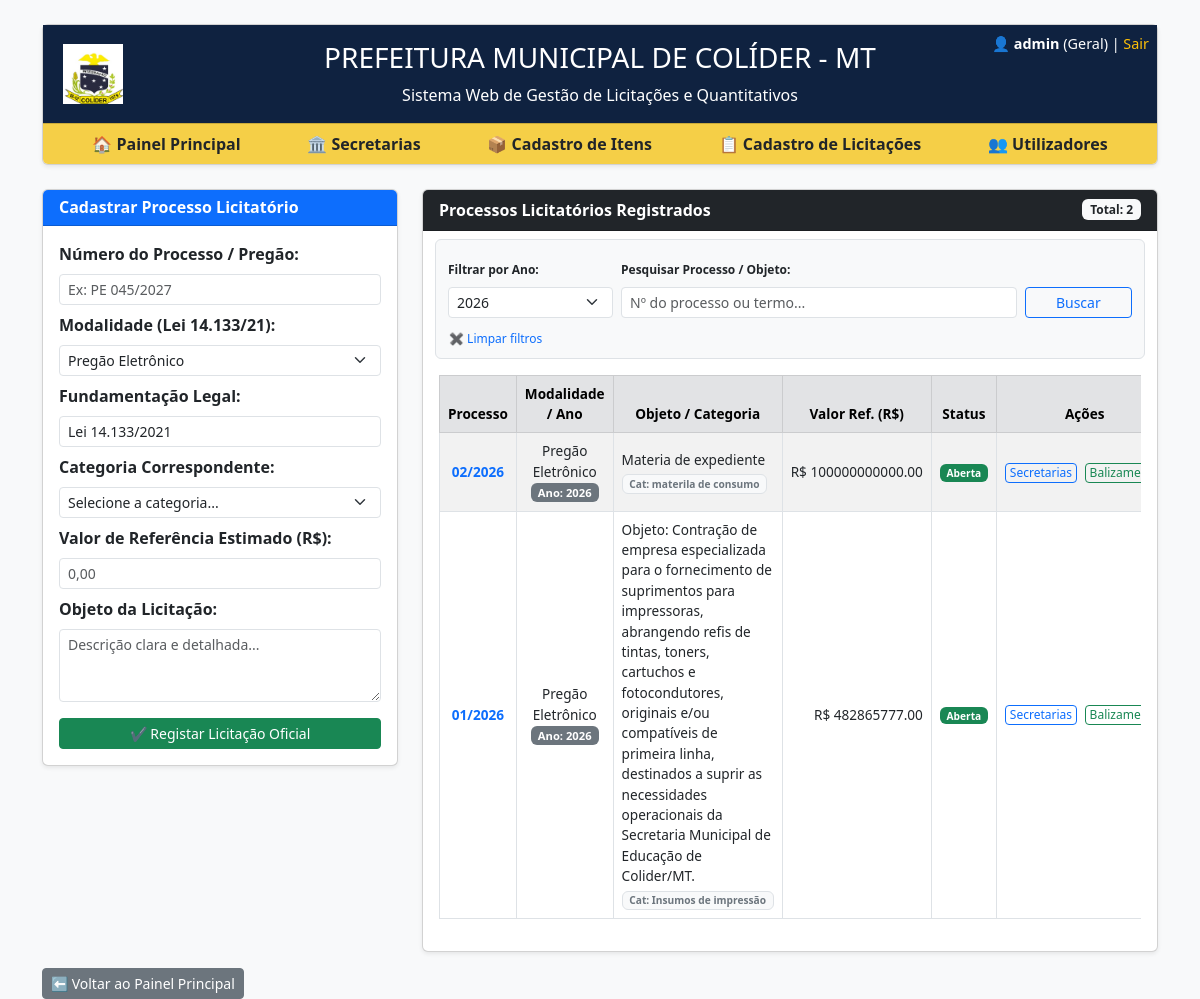
Screenshot of /licitacoes (signed in) with the database file from the repository.
### tables this page shows
CREATE TABLE licitacoes (
                id INTEGER PRIMARY KEY AUTOINCREMENT,
                numero TEXT NOT NULL,
                modalidade TEXT NOT NULL,
                lei TEXT NOT NULL,
                objeto TEXT NOT NULL,
                valor_referencia REAL,
                categoria TEXT NOT NULL,
                status TEXT DEFAULT 'Aberta'
            , data_cadastro TEXT);

### app.py (the view, shortened to what this page needs)
@app.route('/licitacoes', methods=['GET', 'POST'])
def gerenciar_licitacoes():
    if 'user_id' not in session or session['perfil'] != 'admin':
        return redirect(url_for('painel'))
    conn = get_db()
    ano_atual = datetime.now().strftime('%Y')
    ano_filtro = request.args.get('ano', ano_atual)
    termo_busca = request.args.get('busca', '')
    query = 'SELECT * FROM licitacoes WHERE 1=1'
    params = []
    if ano_filtro:
        query += " AND (strftime('%Y', data_cadastro) = ? OR data_cadastro LIKE ?)"
        params.extend([ano_filtro, f"{ano_filtro}%"])
    if termo_busca:
        query += " AND (numero LIKE ? OR objeto LIKE ? OR modalidade LIKE ?)"
        params.extend([f"%{termo_busca}%", f"%{termo_busca}%", f"%{termo_busca}%"])
    query += ' ORDER BY id DESC'
    licitacoes = conn.execute(query, params).fetchall()
    try:
        anos_disponiveis = [r['ano'] for r in conn.execute("SELECT DISTINCT strftime('%Y', data_cadastro) as ano FROM licitacoes WHERE ano IS NOT NULL UNION SELECT '2026' UNION SELECT '2027' ORDER BY ano DESC").fetchall()]
    except sqlite3.OperationalError:
        anos_disponiveis = ['2027', '2026']
    categorias_itens = conn.execute('SELECT DISTINCT categoria FROM itens ORDER BY categoria').fetchall()
    conn.close()
    return render_template('licitacoes.html', licitacoes=licitacoes, categorias_itens=categorias_itens, ano_filtro=ano_filtro, termo_busca=termo_busca, anos_disponiveis=anos_disponiveis)

### app.py (called while the page is built)
def get_db():
    conn = sqlite3.connect('database.db')
    conn.row_factory = sqlite3.Row
    return conn

### templates/licitacoes.html (shortened to what this page needs)
{% extends "base.html" %}
{% block content %}
<div class="row">
    <div class="col-md-4">
        <div class="card shadow-sm mb-4">
            <div class="card-header bg-primary text-white">
                <h6 class="mb-0"><b>Cadastrar Processo Licitatório</b></h6>
            </div>
            <div class="card-body">
                <form method="POST">
                    <div class="mb-2">
                        <label class="form-label"><b>Número do Processo / Pregão:</b></label>
                        <input type="text" name="numero" class="form-control form-control-sm" placeholder="Ex: PE 045/2027" required>
                    </div>
                    <div class="mb-2">
                        <label class="form-label"><b>Modalidade (Lei 14.133/21):</b></label>
                        <select name="modalidade" class="form-select form-select-sm" required>
                            <option value="Pregão Eletrônico">Pregão Eletrônico</option>
                        </select>
                    </div>
                    <div class="mb-2">
                        <label class="form-label"><b>Fundamentação Legal:</b></label>
                        <input type="text" name="lei" class="form-control form-control-sm" value="Lei 14.133/2021" readonly>
                    </div>
                    <div class="mb-2">
                        <label class="form-label"><b>Categoria Correspondente:</b></label>
                        <select name="categoria" class="form-select form-select-sm" required>
                            <option value="">Selecione a categoria...</option>
                        </select>
                    </div>
                    <div class="mb-2">
                        <label class="form-label"><b>Valor de Referência Estimado (R$):</b></label>
                        <input type="number" step="0.01" name="valor_referencia" class="form-control form-control-sm" placeholder="0,00" required>
                    </div>
                    <div class="mb-3">
                        <label class="form-label"><b>Objeto da Licitação:</b></label>
                        <textarea name="objeto" class="form-control form-control-sm" rows="3" placeholder="Descrição clara e detalhada..." required></textarea>
                    </div>
                    <button type="submit" class="btn btn-success btn-sm w-100">✔ Registar Licitação Oficial</button>
                </form>
            </div>
        </div>
    </div>
    <div class="col-md-8">
        <div class="card shadow-sm">
            <div class="card-header bg-dark text-white d-flex justify-content-between align-items-center">
                <span><b>Processos Licitatórios Registrados</b></span>
                <span class="badge bg-light text-dark">Total: {{ licitacoes | length }}</span>
            </div>
            <div class="card-body">
                <form method="GET" action="/licitacoes" class="row g-2 mb-3 p-2 bg-light border rounded align-items-end">
                    <div class="col-md-3">
                        <label class="form-label fw-bold" style="font-size: 0.75rem;">Filtrar por Ano:</label>
                        <select name="ano" class="form-select form-select-sm" onchange="this.form.submit()">
                            {% for a in anos_disponiveis %}
                            <option value="{{ a }}" {% if ano_filtro == a %}selected{% endif %}>{{ a }}</option>
                            {% endfor %}
                        </select>
                    </div>
                    <div class="col-md-7">
                        <label class="form-label fw-bold" style="font-size: 0.75rem;">Pesquisar Processo / Objeto:</label>
                        <input type="text" name="busca" class="form-control form-control-sm" placeholder="Nº do processo ou termo..." value="{{ termo_busca or '' }}">
                    </div>
                    <div class="col-md-2">
                        <button class="btn btn-outline-primary btn-sm w-100" type="submit">Buscar</button>
                    </div>
                    {% if termo_busca or ano_filtro %}
                    <div class="col-md-12">
                        <a href="/licitacoes" class="btn btn-link btn-sm p-0 text-decoration-none" style="font-size: 0.75rem;">✖ Limpar filtros</a>
                    </div>
                    {% endif %}
                </form>
                <div class="table-responsive">
                    <table class="table table-striped table-bordered align-middle" style="font-size: 0.85rem;">
                        <thead class="table-secondary text-center">
                            <tr>
                                <th>Processo</th>
                                <th>Modalidade / Ano</th>
                                <th>Objeto / Categoria</th>
                                <th>Valor Ref. (R$)</th>
                                <th>Status</th>
                                <th>Ações</th>
                            </tr>
                        </thead>
                        <tbody>
                            {% for lic in licitacoes %}
                            <tr>
                                <td class="text-center fw-bold text-primary">{{ lic.numero }}</td>
                                <td class="text-center">
                                    {{ lic.modalidade }}<br>
                                    <span class="badge bg-secondary" style="font-size: 0.7rem;">Ano: {{ lic.data_cadastro[:4] if lic.data_cadastro else '2026' }}</span>
                                </td>
                                <td>
                                    {{ lic.objeto }}<br>
                                    <span class="badge bg-light text-secondary border mt-1">Cat: {{ lic.categoria }}</span>
                                </td>
                                <td class="text-end text-nowrap">R$ {{ "%.2f"|format(lic.valor_referencia or 0) }}</td>
                                <td class="text-center">
                                    <span class="badge bg-success">{{ lic.status }}</span>
                                </td>
                                <td class="text-center text-nowrap">
                                    <a href="/licitacao/{{ lic.id }}/secretarias" class="btn btn-sm btn-outline-primary py-0 px-1" title="Gerir Quantitativos" style="font-size: 0.75rem;">Secretarias</a>
                                    <a href="/licitacao/{{ lic.id }}/cotacao" class="btn btn-sm btn-outline-success py-0 px-1 ms-1" title="Balizamento de Preços" style="font-size: 0.75rem;">Balizamento</a>
                                </td>
                            </tr>
                            {% else %}
                            <tr>
                                <td colspan="6" class="text-center text-muted py-3">Nenhum processo licitatório encontrado para o ano ou termo selecionado.</td>
                            </tr>
                            {% endfor %}
                        </tbody>
                    </table>
                </div>
            </div>
        </div>
    </div>
</div>
<div class="mt-3">
    <a href="/" class="btn btn-secondary btn-sm">⬅ Voltar ao Painel Principal</a>
</div>
{% endblock %}

### rows the page displays
licitacoes: numero "02/2026", modalidade "Pregão Eletrônico", data_cadastro "2026", objeto "Materia de expediente", categoria "materila de consumo", valor_referencia "100000000000.00", status "Aberta"
licitacoes: numero "01/2026", modalidade "Pregão Eletrônico", data_cadastro "2026", objeto "Objeto: Contração de empresa especializada para o fornecimento de suprimentos para impressoras, abrangendo refis de tintas, toners, cartuchos e fotocondutores, originais e/ou compatíveis de primeira linha, destinados a suprir as necessidades operacionais da Secretaria Municipal de Educação de Colider/MT.", categoria "Insumos de impressão", valor_referencia "482865777.00", status "Aberta"

### other values shown
{{ session.get('username') }} "admin"
{{ session.get('secretaria') }} "Geral"
{{ licitacoes | length }} "2"
form field ano "2026"
